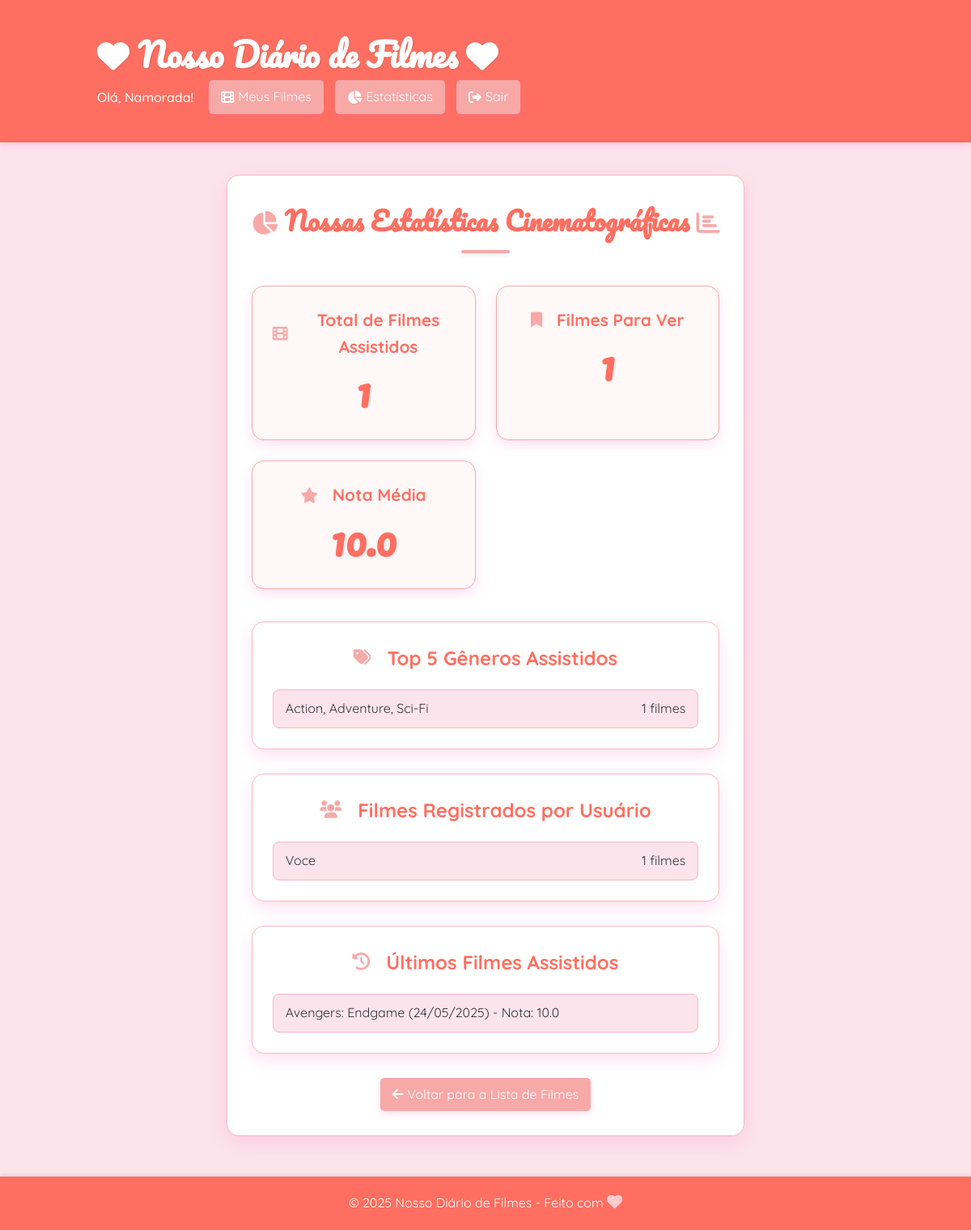
The app's page /stats (signed in) with its own data.
### app.py (models this page shows, shortened)
class User(UserMixin, db.Model):
    id = db.Column(db.Integer, primary_key=True)
    username = db.Column(db.String(80), unique=True, nullable=False)
    password_hash = db.Column(db.String(256), nullable=False) # Armazena o hash da senha

class Movie(db.Model):
    id = db.Column(db.Integer, primary_key=True)
    title = db.Column(db.String(100), nullable=False)
    director = db.Column(db.String(100), nullable=False)
    year = db.Column(db.Integer, nullable=False)
    genre = db.Column(db.String(50), nullable=False)
    rating = db.Column(db.Float, nullable=True) # AGORA É OPCIONAL (nullable=True)
    watched_date = db.Column(db.Date, nullable=True) # Data assistida agora é opcional também
    comments = db.Column(db.Text)
    watched_by = db.Column(db.String(100), nullable=True) # Quem assistiu agora é opcional
    status = db.Column(db.String(20), nullable=False, default='assistido') # 'assistido' ou 'para_ver'
    plot = db.Column(db.Text)
    poster = db.Column(db.String(200))
    imdbID = db.Column(db.String(20), unique=True, nullable=True) # Campo para armazenar o IMDb ID

### app.py (the view)
@app.route('/stats')
@login_required
def stats():
    total_movies_assistidos = db.session.query(Movie).filter_by(status='assistido').count()
    total_movies_para_ver = db.session.query(Movie).filter_by(status='para_ver').count()
    avg_rating_result = db.session.query(func.avg(Movie.rating))\
                               .filter(Movie.status=='assistido', Movie.rating.isnot(None))\
                               .scalar()
    avg_rating = round(avg_rating_result, 1) if avg_rating_result is not None else 0.0
    top_genres = db.session.query(Movie.genre, func.count(Movie.genre))\
                           .filter(Movie.status=='assistido', Movie.genre.isnot(None), Movie.genre != '')\
                           .group_by(Movie.genre)\
                           .order_by(func.count(Movie.genre).desc())\
                           .limit(5).all()
    movies_by_user = db.session.query(Movie.watched_by, func.count(Movie.watched_by))\
                               .filter(Movie.status=='assistido', Movie.watched_by.isnot(None), Movie.watched_by != '')\
                               .group_by(Movie.watched_by)\
                               .order_by(func.count(Movie.watched_by).desc())\
                               .all()
    recent_movies = db.session.query(Movie)\
                              .filter_by(status='assistido')\
                              .order_by(Movie.watched_date.desc())\
                              .limit(5).all()
    return render_template('stats.html',
                           total_movies=total_movies_assistidos, # Passa o total de assistidos aqui
                           total_to_watch=total_movies_para_ver, # Passa o total de para ver
                           avg_rating=avg_rating,
                           top_genres=top_genres,
                           movies_by_user=movies_by_user,
                           recent_movies=recent_movies)

### app.py (called while the page is built)
@login_manager.user_loader
def load_user(user_id):
    return User.query.get(int(user_id))

@app.context_processor
def inject_now():
    return {'now': datetime.now()}

### templates/stats.html
{% extends "base.html" %}
{% block content %}
    <div class="movie-list-section">
        <h2><i class="fas fa-chart-pie"></i> Nossas Estatísticas Cinematográficas <i class="fas fa-chart-bar"></i></h2>
        <div class="stats-grid">
            <div class="stat-card">
                <h3><i class="fas fa-film"></i> Total de Filmes Assistidos</h3>
                <p class="stat-number">{{ total_movies }}</p>
            </div>
            <div class="stat-card">
                <h3><i class="fas fa-bookmark"></i> Filmes Para Ver</h3>
                <p class="stat-number">{{ total_to_watch }}</p>
            </div>
            <div class="stat-card">
                <h3><i class="fas fa-star"></i> Nota Média</h3>
                <p class="stat-number">{{ '%.1f' | format(avg_rating) }}</p>
            </div>
        </div>
        <div class="stats-section">
            <h3><i class="fas fa-tags"></i> Top 5 Gêneros Assistidos</h3>
            {% if top_genres %}
                <ul class="stats-list">
                    {% for genre, count in top_genres %}
                        <li>
                            <span>{{ genre }}</span>
                            <span>{{ count }} filmes</span>
                        </li>
                    {% endfor %}
                </ul>
            {% else %}
                <p>Nenhum gênero registrado ainda.</p>
            {% endif %}
        </div>
        <div class="stats-section">
            <h3><i class="fas fa-users"></i> Filmes Registrados por Usuário</h3>
            {% if movies_by_user %}
                <ul class="stats-list">
                    {% for user, count in movies_by_user %}
                        <li>
                            <span>{{ user.capitalize() }}</span>
                            <span>{{ count }} filmes</span>
                        </li>
                    {% endfor %}
                </ul>
            {% else %}
                <p>Nenhum filme registrado por usuário ainda.</p>
            {% endif %}
        </div>
        <div class="stats-section">
            <h3><i class="fas fa-history"></i> Últimos Filmes Assistidos</h3>
            {% if recent_movies %}
                <ul class="stats-list">
                    {% for movie in recent_movies %}
                        <li>
                            <span>{{ movie.title }} ({{ movie.watched_date.strftime('%d/%m/%Y') }}) - Nota: {% if movie.rating is not none %}{{ '%.1f' | format(movie.rating) }}{% else %}N/A{% endif %}</span>
                        </li>
                    {% endfor %}
                </ul>
            {% else %}
                <p>Nenhum filme assistido recentemente.</p>
            {% endif %}
        </div>
        <div style="text-align: center; margin-top: 30px;">
            <a href="{{ url_for('index') }}" class="button-logout" style="width: auto; display: inline-block;"><i class="fas fa-arrow-left"></i> Voltar para a Lista de Filmes</a>
        </div>
    </div>
{% endblock %}

### templates/base.html (shortened to what this page needs)
<!DOCTYPE html>
<html lang="pt-br">
<head>
    <link rel="stylesheet" href="{{ url_for('static', filename='css/style.css') }}">
    <link rel="stylesheet" href="https://cdnjs.cloudflare.com/ajax/libs/font-awesome/6.0.0-beta3/css/all.min.css">
</head>
<body>
    <header>
        <div class="container header-content">
            <h1><i class="fas fa-heart" style="color: white;"></i> Nosso Diário de Filmes <i class="fas fa-heart" style="color: white;"></i></h1>
            <nav>
                {% if current_user.is_authenticated %}
                    <span>Olá, {{ current_user.username.capitalize() }}!</span>
                    <a href="{{ url_for('index') }}" class="button-logout" style="margin-right: 10px;"><i class="fas fa-film"></i> Meus Filmes</a>
                    <a href="{{ url_for('stats') }}" class="button-logout" style="margin-right: 10px;"><i class="fas fa-chart-pie"></i> Estatísticas</a>
                    <a href="{{ url_for('logout') }}" class="button-logout"><i class="fas fa-sign-out-alt"></i> Sair</a>
                {% else %}
                    <a href="{{ url_for('login') }}" class="button-logout"><i class="fas fa-sign-in-alt"></i> Entrar</a>
                {% endif %}
            </nav>
        </div>
    </header>
    <main class="container">
        {% block content %}{% endblock %}
    </main>
    <footer>
        <p>&copy; {{ now.year }} Nosso Diário de Filmes - Feito com <i class="fas fa-heart" style="color: #ffcccc;"></i></p>
    </footer>
</body>
</html>

### static/css/style.css (style rules this page uses)
:root { --primary-color: #ff6f61; --secondary-color: #f7a9a8; --background-color: #fce4ec; --text-color: #333; --card-background: #ffffff; --border-color: #ffb6c1; --success-color: #4CAF50; --danger-color: #f44336; --info-color: #2196F3; --warning-color: #ff9800; --shadow-color: rgba(255, 105, 180, 0.2); --hover-shadow: rgba(255, 105, 180, 0.35); }
body { font-family: 'Quicksand', sans-serif; margin: 0; padding: 0; background-color: var(--background-color); color: var(--text-color); line-height: 1.6; overflow-x: hidden; display: flex; flex-direction: column; min-height: 100vh; }
.container { max-width: 960px; margin: 0 auto; padding: 20px; }
header { background-color: var(--primary-color); color: white; padding: 15px 0; box-shadow: 0 4px 10px var(--shadow-color); }
.header-content { display: flex; justify-content: space-between; align-items: center; flex-wrap: wrap; }
header h1 { font-family: 'Pacifico', cursive; margin: 0; font-size: 2.5em; text-shadow: 1px 1px 2px rgba(0,0,0,0.1); }
header nav span { margin-right: 15px; font-weight: 500; }
.button-logout { background-color: var(--secondary-color); color: white; padding: 8px 15px; border: none; border-radius: 5px; text-decoration: none; transition: background-color 0.3s ease; display: inline-flex; align-items: center; gap: 5px; box-shadow: 0 4px 8px var(--shadow-color); }
.add-movie-section, .login-container, .movie-list-section, .stats-section { background-color: var(--card-background); padding: 30px; border-radius: 15px; box-shadow: 0 8px 20px var(--shadow-color); transition: box-shadow 0.3s ease; margin-bottom: 30px; border: 1px solid var(--border-color); }
h2 { color: var(--primary-color); font-family: 'Pacifico', cursive; font-size: 2em; margin-top: 0; margin-bottom: 40px; text-align: center; position: relative; padding-bottom: 15px; }
h2::after { content: ''; display: block; width: 60px; height: 4px; background-color: var(--secondary-color); border-radius: 2px; position: absolute; bottom: 0; left: 50%; transform: translateX(-50%); box-shadow: 0 2px 5px rgba(0,0,0,0.1); }
h2 i, h3 i { font-size: 0.9em; color: var(--secondary-color); text-shadow: 1px 1px 2px rgba(0,0,0,0.05); }
h3 { color: var(--primary-color); font-family: 'Quicksand', sans-serif; font-size: 1.5em; margin-top: 0; margin-bottom: 20px; text-align: center; display: flex; align-items: center; justify-content: center; gap: 10px; }
.stats-grid { display: grid; grid-template-columns: repeat(auto-fit, minmax(250px, 1fr)); gap: 25px; margin-bottom: 40px; justify-content: center; }
.stat-card { background-color: #fff8f8; padding: 25px; border-radius: 15px; box-shadow: 0 6px 15px var(--shadow-color); border: 1px solid var(--secondary-color); text-align: center; }
.stat-card h3 { font-family: 'Quicksand', sans-serif; color: var(--primary-color); font-size: 1.3em; margin-bottom: 15px; }
.stat-card h3 i { color: var(--secondary-color); margin-right: 8px; }
.stat-number { font-family: 'Pacifico', cursive; font-size: 3em; color: var(--primary-color); font-weight: bold; line-height: 1; margin: 10px 0; text-shadow: 1px 1px 3px rgba(0,0,0,0.1); }
.stats-section { background-color: var(--card-background); padding: 25px; border-radius: 15px; box-shadow: 0 8px 20px var(--shadow-color); border: 1px solid var(--border-color); margin-bottom: 30px; }
.stats-section h3 { text-align: left; margin-bottom: 20px; }
.stats-section h3 i { color: var(--secondary-color); margin-right: 10px; }
.stats-list { list-style: none; padding: 0; margin: 0; }
.stats-list li { background-color: #fce4ec; padding: 10px 15px; margin-bottom: 8px; border-radius: 8px; border: 1px solid var(--border-color); color: var(--text-color); font-size: 1em; display: flex; justify-content: space-between; align-items: center; flex-wrap: wrap; }
.stats-list li:last-child { margin-bottom: 0; }
footer { text-align: center; padding: 20px; margin-top: auto; background-color: var(--primary-color); color: white; font-size: 0.9em; box-shadow: 0 -2px 4px rgba(0,0,0,0.1); display: flex; justify-content: center; align-items: center; gap: 8px; font-size: 1em; }
footer p { margin: 0; }
footer .fas.fa-heart { color: #ffcccc; font-size: 1.2em; animation: pulse 1.5s infinite alternate; }

### records on screen
User: username "Namorada"
Movie: title "Avengers: Endgame", watched_date "24/05/2025", rating "10.0"

### other values on screen
{{ total_movies }} "1"
{{ total_to_watch }} "1"
{{ '%.1f' | format(avg_rating) }} "10.0"
{{ genre }} "Action, Adventure, Sci-Fi"
{{ count }} "1"
{{ user.capitalize() }} "Voce"
